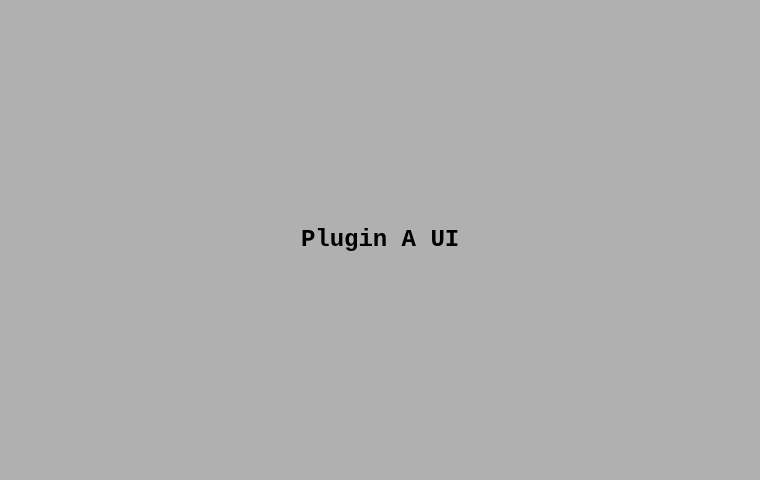
<?xml version="1.0" encoding="UTF-8"?>
<ui version="4.0">
 <class>PluginAUIClass</class>
 <widget class="QWidget" name="PluginAUIClass">
  <property name="geometry">
   <rect>
    <x>0</x>
    <y>0</y>
    <width>760</width>
    <height>480</height>
   </rect>
  </property>
  <property name="windowTitle">
   <string>PluginAUI</string>
  </property>
  <property name="styleSheet">
   <string notr="true">background-color: rgb(176, 176, 176);</string>
  </property>
  <layout class="QGridLayout" name="gridLayout">
   <item row="0" column="0">
    <spacer name="verticalSpacer">
     <property name="orientation">
      <enum>Qt::Vertical</enum>
     </property>
     <property name="sizeHint" stdset="0">
      <size>
       <width>20</width>
       <height>167</height>
      </size>
     </property>
    </spacer>
   </item>
   <item row="1" column="0">
    <layout class="QHBoxLayout" name="horizontalLayout">
     <item>
      <spacer name="horizontalSpacer">
       <property name="orientation">
        <enum>Qt::Horizontal</enum>
       </property>
       <property name="sizeHint" stdset="0">
        <size>
         <width>40</width>
         <height>20</height>
        </size>
       </property>
      </spacer>
     </item>
     <item>
      <widget class="QLabel" name="label">
       <property name="font">
        <font>
         <family>Courier New</family>
         <pointsize>18</pointsize>
         <weight>75</weight>
         <bold>true</bold>
        </font>
       </property>
       <property name="text">
        <string>Plugin A UI</string>
       </property>
      </widget>
     </item>
     <item>
      <spacer name="horizontalSpacer_2">
       <property name="orientation">
        <enum>Qt::Horizontal</enum>
       </property>
       <property name="sizeHint" stdset="0">
        <size>
         <width>40</width>
         <height>20</height>
        </size>
       </property>
      </spacer>
     </item>
    </layout>
   </item>
   <item row="2" column="0">
    <spacer name="verticalSpacer_2">
     <property name="orientation">
      <enum>Qt::Vertical</enum>
     </property>
     <property name="sizeHint" stdset="0">
      <size>
       <width>20</width>
       <height>167</height>
      </size>
     </property>
    </spacer>
   </item>
  </layout>
 </widget>
 <layoutdefault spacing="6" margin="11"/>
 <resources/>
 <connections/>
</ui>
